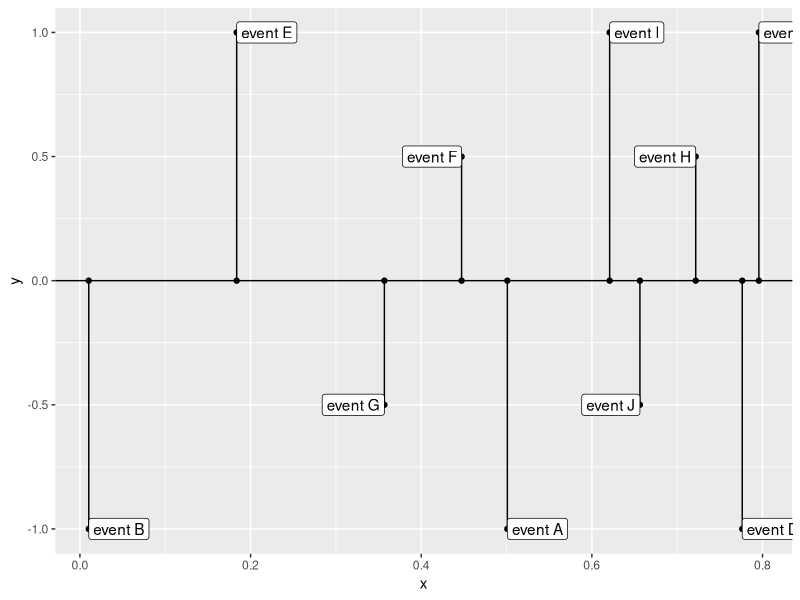
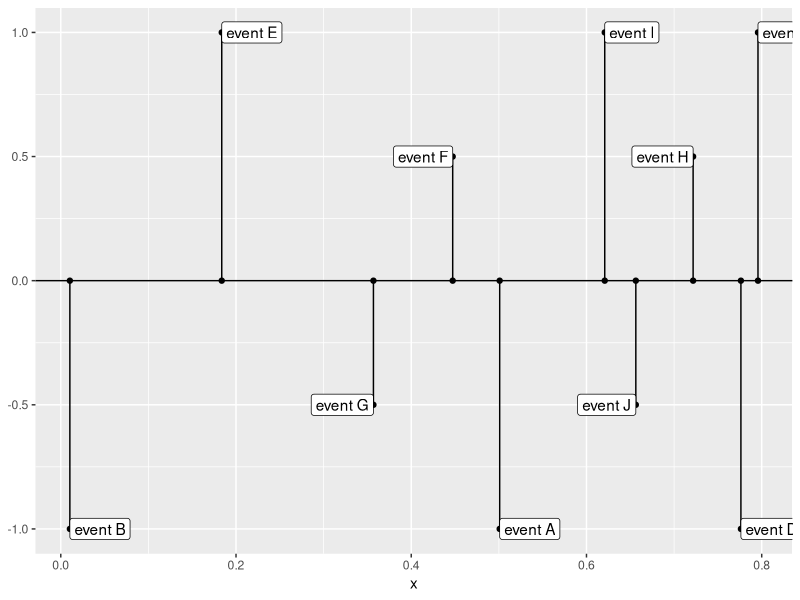

R code for these plots, in order:
## ---- chunk 1
knitr::opts_chunk$set(echo = TRUE)
options(tidyverse.quiet = TRUE)
## ---- chunk 2
height_pattern <- c(-1,1, -.5, .5)
hjust_pattern <- c(0,0, 1,1) 

library(tidyverse)
data.frame(x = runif(10)) %>% 
  mutate(event_descr = paste("event", LETTERS[1:10])) ->
timeline_df

timeline_df %>% 
  arrange(x) %>% 
  mutate(xend = x) %>% 
  mutate(yend = 0) %>% 
  mutate(y = rep(height_pattern, nrow(.))[1:nrow(.)]) %>% 
  mutate(hjust = rep(hjust_pattern, nrow(.))[1:nrow(.)]) %>% 
  ggplot() +
  aes(x = x , y = y, xend = xend, yend = yend, label = event_descr ,
      hjust = hjust) + 
  geom_point() +
  geom_point(aes(y = 0)) + 
  geom_segment() + 
  geom_hline(yintercept = 0) + 
  geom_label()
   

compute_timeline <- function(data, scales, height_pattern = c(-1,1, -.5, .5), hjust_pattern = c(0,0, 1,1) ){

  data |> 
  arrange(x) %>% 
  mutate(xend = x) %>% 
  mutate(yend = 0) %>% 
  mutate(y = rep(height_pattern, nrow(.))[1:nrow(.)]) %>% 
  mutate(hjust = rep(hjust_pattern, nrow(.))[1:nrow(.)])
  
}


timeline_df |>
  compute_timeline()

StatTimeline <- ggproto("StatTimeline", Stat, compute_panel = compute_timeline)

timeline_df |>
  ggplot() + 
  aes(x = x, label = event_descr) + 
  geom_hline(yintercept = 0) +
  layer(GeomSegment, StatTimeline, position = "identity") +
  layer(GeomPoint, StatTimeline, position = "identity") + 
  layer(GeomLabel, StatTimeline, position = "identity") + 
  layer(GeomPoint, StatTimeline, position = "identity",
        params = list(y = 0))


## ---- chunk 3

